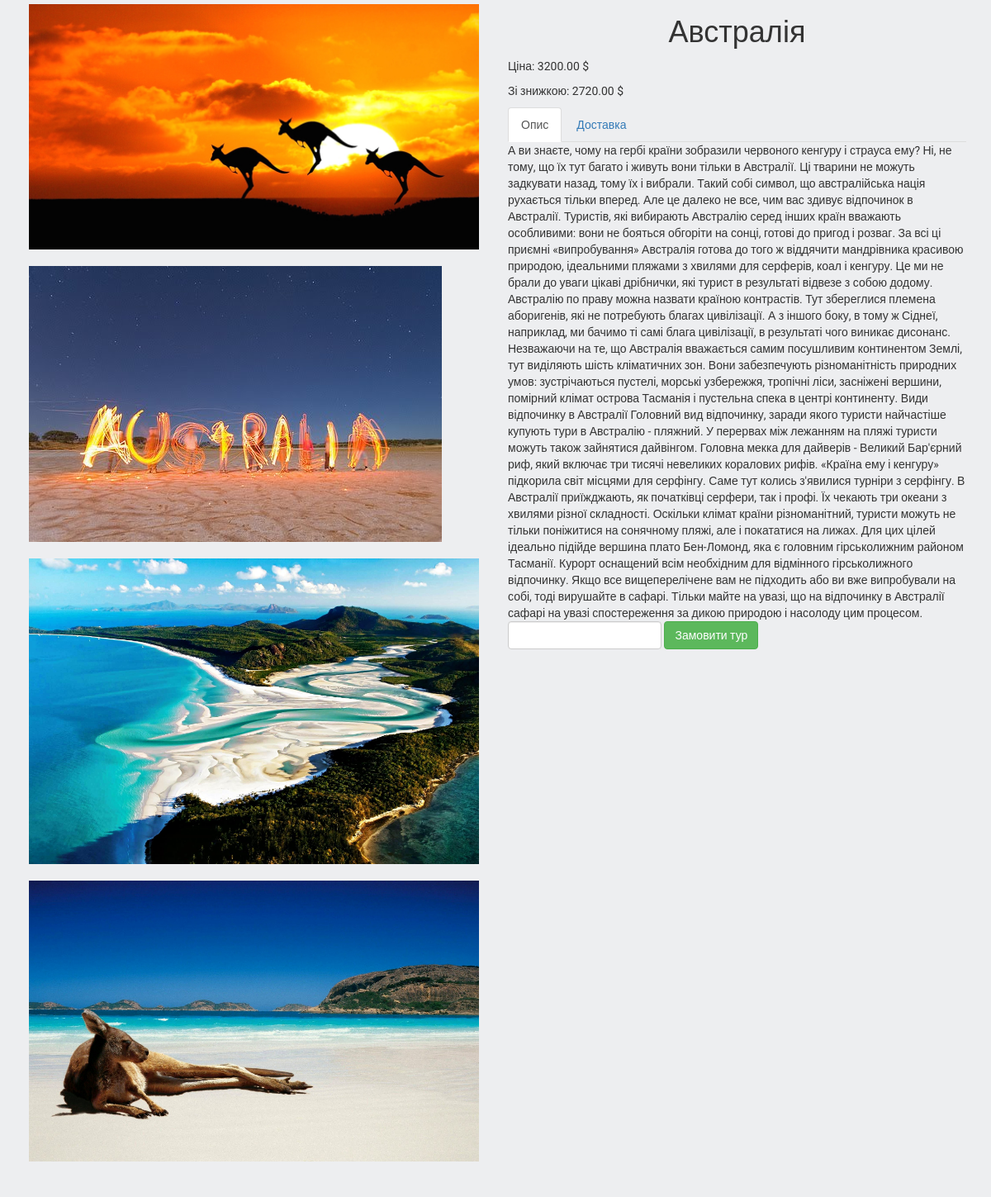
Page /product/7/ on the committed database.
### products/models.py (models this page shows, shortened)
class ProductImage(models.Model):
    product = models.ForeignKey(Product, blank=True, null=True,default=None)
    image = models.ImageField(upload_to='')
    is_main = models.BooleanField(default=False)
    is_active = models.BooleanField(default=True)
    created = models.DateTimeField(auto_now_add=True, auto_now=False)
    update = models.DateTimeField(auto_now_add=False, auto_now=True)
    class Meta:
        verbose_name = 'Фотографія'
        verbose_name_plural = 'Фотографії'

class Product(models.Model):
    name = models.CharField(max_length=64, blank=True,null=True,default=None)
    price = models.DecimalField(max_digits=10, decimal_places=2, default=0)
    discount = models.IntegerField(default=0)
    price_discount = models.DecimalField(max_digits=10, decimal_places=2, default=0)
    type = models.ForeignKey(ProductCategory,blank=True,null=True,default=None)
    short_description = models.TextField(blank=True, null=True, default = None)
    description = models.TextField(blank=True, null=True, default = None)
    is_active = models.BooleanField(default=True)
    created = models.DateTimeField(auto_now_add=True, auto_now=False)
    update = models.DateTimeField(auto_now_add=False, auto_now=True)
    class Meta:
        verbose_name = 'Товар'
        verbose_name_plural = 'Товари'

### products/views.py (the view)
# urls.py: url(r'^product/(?P<product_id>\w+)/$', views.product, name='product'),
def product(request, product_id):
    product = Product.objects.get(id=product_id)
    return render(request, 'products/product.html', locals())

### templates/products/product.html (shortened to what this page needs)
{% extends 'base.html' %}
{% load static %}
{% block content %}
    <div class="container">
        <div class="row">
            <div class="col-lg-6">
                {% for image_item in product.productimage_set.all %}
                    <div class="product-image-item">
                        <img src="{{ image_item.image.url }}" class="img-responsive">
                    </div>
                {% endfor %}
            </div>
            <div class="col-lg-6">
                <h1 class="text-center">
                    {{ product.name }}
                </h1>
                <div class="">
                    <p>
                        Ціна: {{ product.price }}  $
                    </p>
                    <p>
                      Зі знижкою: {{product.price_discount}} $
                    </p>
                </div>
                <div>
                      <ul class="nav nav-tabs" role="tablist">
                        <li role="presentation" class="active">
                            <a href="#description" aria-controls="home" role="tab" data-toggle="tab">
                                Опис
                            </a>
                        </li>
                        <li role="presentation">
                            <a href="#delivery" aria-controls="profile" role="tab" data-toggle="tab">
                                Доставка
                            </a>
                        </li>
                      </ul>
                      <div class="tab-content product-description-tabs">
                        <div role="tabpanel" class="tab-pane active" id="description">
                            {{ product.description }}
                        </div>
                      </div>
                      <div>
                              <form id="form_buying_product" class="form-inline">
                                  <div class="form-group">
                                       <input type="number" class="form-control" name="number" id="number">
                                  </div>
                                      <div class="form-group">
                                          <button type="submit" id="submit_btn" class="btn btn-success btn-buy"
                                            data-product_id = "{{product.id}}"
                                            data-name = "{{product.name}}"
                                            data-price = '{{product.price}}'
                                          >
                                              Замовити тур
                                          </button>
                                      </div>
                              </form>
                          </div>
                </div>
            </div>
        </div>
    </div>
{% endblock %}

### static/style.css (style rules this page uses)
html, body { height: 100%; max-height: 100%; font-family: 'Roboto', sans-serif; background-color: #edeef0; }
.product-image-item { padding: 5px; margin-bottom: 10px; }

### rows in the picture
ProductImage: image (picture)
ProductImage: image (picture)
ProductImage: image (picture)
ProductImage: image (picture)
Product: name "Австралія", price "3200.00", price_discount "2720.00", description "А ви знаєте, чому на гербі країни зобразили червоного кенгуру і страуса ему? Ні, не тому, що їх тут багато і живуть вони тільки в Австралії. Ці тварини не можуть задкувати назад, тому їх і вибрали. Такий собі символ, що австралійська нація рухається тільки вперед. Але це далеко не все, чим вас здивує відпочинок в Австралії. Туристів, які вибирають Австралію серед інших країн вважають особливими: вони не бояться обгоріти на сонці, готові до пригод і розваг. За всі ці приємні «випробування» Австралія готова до того ж віддячити мандрівника красивою природою, ідеальними пляжами з хвилями для серферів, коал і кенгуру. Це ми не брали до уваги цікаві дрібнички, які турист в результаті відвезе з…"
